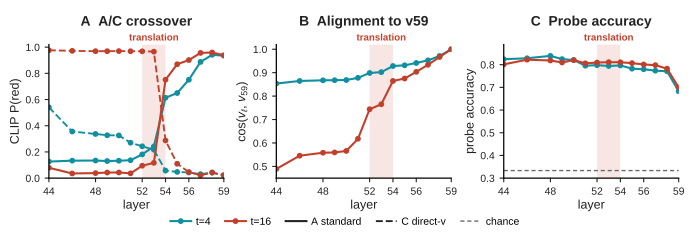

The script that saved this image:
"""Figure 5: timestep-stable translation band in a dense layer sweep."""

import json
import os
from pathlib import Path

import matplotlib
from matplotlib import font_manager

matplotlib.use("Agg")


def resolve_font_family():
    candidates = ("Source Sans 3", "Arimo", "Arial", "Helvetica", "DejaVu Sans")
    font_files = sorted(set(
        font_manager.findSystemFonts(fontext="ttf")
        + font_manager.findSystemFonts(fontext="otf")
    ))
    by_family = {}
    for font_file in font_files:
        try:
            family = font_manager.FontProperties(fname=font_file).get_name()
        except (OSError, RuntimeError):
            continue
        by_family.setdefault(family, []).append(font_file)
    for family in candidates:
        if family in by_family:
            for font_file in by_family[family]:
                font_manager.fontManager.addfont(font_file)
            return family
    return "DejaVu Sans"


FONT_FAMILY = resolve_font_family()
print(f"font: {FONT_FAMILY}")
matplotlib.rcParams.update({
    "font.family": FONT_FAMILY,
    "font.size": 8,
    "mathtext.fontset": "custom",
    "mathtext.rm": FONT_FAMILY,
    "mathtext.it": f"{FONT_FAMILY}:italic",
    "mathtext.bf": f"{FONT_FAMILY}:bold",
    "pdf.fonttype": 42,
    "ps.fonttype": 42,
    "axes.linewidth": 0.9,
})

import matplotlib.pyplot as plt
from matplotlib.lines import Line2D

RED = "#C2402A"
TEAL = "#0F8FA0"
INK = "#222222"
MUTE = "#6B6B6B"
TRANSLATION_LO = 52
TRANSLATION_HI = 54
BAND_ALPHA = 0.13

ROOT = Path(os.environ.get(
    "IMAGE_EDIT_LENS_ROOT",
    Path(__file__).resolve().parents[3] / "image-edit-lens",
))
OUT_DIR = Path(__file__).resolve().parent
with open(ROOT / "runs" / "g2_boundary" / "boundary_summary.json", encoding="utf-8") as f:
    boundary = json.load(f)

layers = boundary["layers"]
steps = ["4", "16"]
colors = {"4": TEAL, "16": RED}

fig, axes = plt.subplots(
    1, 3, figsize=(6.9, 2.48), sharex=True,
    gridspec_kw={"left": 0.07, "right": 0.985, "top": 0.82,
                 "bottom": 0.28, "wspace": 0.30},
)

for ax in axes:
    ax.axvspan(TRANSLATION_LO, TRANSLATION_HI, facecolor=RED,
               alpha=BAND_ALPHA, edgecolor="none", zorder=0)
    ax.set_xlim(44, 59)
    ax.set_xticks([44, 48, 52, 54, 56, 59])
    ax.set_xlabel("layer", fontsize=9, color=INK, labelpad=2)
    ax.tick_params(labelsize=7.5, length=3, width=0.8, colors=INK)
    ax.spines["top"].set_visible(False)
    ax.spines["right"].set_visible(False)
    ax.text((TRANSLATION_LO + TRANSLATION_HI) / 2, 1.015, "translation",
            transform=ax.get_xaxis_transform(),
            fontsize=7, fontweight="bold", color=RED, ha="center", va="bottom")

# A: standard and direct-v decode crossover.
ax_a = axes[0]
for step in steps:
    values = boundary["per_step"][step]
    ax_a.plot(layers, values["P_A"], color=colors[step], marker="o",
              markersize=3.2, linewidth=1.5, linestyle="-", zorder=2)
    ax_a.plot(layers, values["P_C"], color=colors[step], marker="o",
              markersize=3.2, linewidth=1.35, linestyle="--", zorder=2)
ax_a.set_ylabel("CLIP P(red)", fontsize=9, color=INK, labelpad=3)
ax_a.set_ylim(0, 1.02)

# B: alignment to terminal velocity.
ax_b = axes[1]
for step in steps:
    values = boundary["per_step"][step]
    ax_b.plot(layers, values["cos_v59"], color=colors[step], marker="o",
              markersize=3.2, linewidth=1.5, zorder=2)
ax_b.set_ylabel(r"cos($v_\ell$, $v_{59}$)", fontsize=9, color=INK, labelpad=3)
ax_b.set_ylim(0.45, 1.02)

# C: probe remains readable through L58, then drops at L59.
ax_c = axes[2]
for step in steps:
    values = boundary["per_step"][step]
    ax_c.plot(layers, values["probe_accuracy"], color=colors[step], marker="o",
              markersize=3.2, linewidth=1.5, zorder=2)
ax_c.axhline(1 / 3, color=MUTE, linewidth=1.0, linestyle=(0, (3, 2)), zorder=1)
ax_c.set_ylabel("probe accuracy", fontsize=9, color=INK, labelpad=3)
probe_max = max(max(boundary["per_step"][step]["probe_accuracy"]) for step in steps)
ax_c.set_ylim(0.30, min(1.0, probe_max + 0.05))

titles = ["A  A/C crossover", "B  Alignment to v59", "C  Probe accuracy"]
for ax, title in zip(axes, titles):
    ax.text(0.5, 1.12, title, transform=ax.transAxes, fontsize=10,
            fontweight="bold", color=INK, ha="center", va="bottom")

legend_handles = [
    Line2D([0], [0], color=TEAL, marker="o", linewidth=1.5, markersize=3.2,
           label="t=4"),
    Line2D([0], [0], color=RED, marker="o", linewidth=1.5, markersize=3.2,
           label="t=16"),
    Line2D([0], [0], color=INK, linewidth=1.5, linestyle="-", label="A standard"),
    Line2D([0], [0], color=INK, linewidth=1.35, linestyle="--", label="C direct-v"),
    Line2D([0], [0], color=MUTE, linewidth=1.0, linestyle=(0, (3, 2)), label="chance"),
]
fig.legend(handles=legend_handles, loc="lower center", bbox_to_anchor=(0.5, 0.045),
           ncol=5, frameon=False, fontsize=7.5, handlelength=2.0,
           columnspacing=1.4, handletextpad=0.45)

fig.savefig(OUT_DIR / "fig10_boundary.pdf", facecolor="white")
print("wrote fig10_boundary.pdf")
print("midpoints:", {
    step: boundary["per_step"][step]["crossover_midpoint_layer"]
    for step in steps
})
